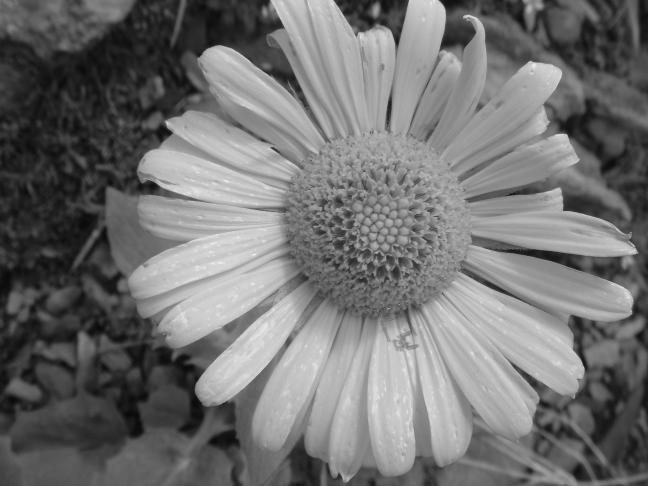
#> input picture info/10166_pos.jpg, 648 x 486 px, given as the content of the folder raw_pictures_annotations/our_raw_positives, which was not available
$ python FileManagement.py
#> lines starting #> are read from the running program, lines starting #| are printed output that depends on the picture
import os
import cv2


#example: sequentialjpg("positive", "_pos.jpg")
# [57 lines left out: functions sequentialjpg, sequentialAnnotation, resize, not called in this run]


#example: sequentialjpg("old_negative", "new_negative")
def applyFilters(folder_path: str, new_folder_path: str) -> None:
    """
    Applies a pipeline of filters to all the images in a given folder and puts them in a new folder
    """
#> called with new_folder_path = 'new_positive/'

    files = os.listdir(folder_path)
    image_files = [file for file in files if file.endswith(('.jpg'))]

    for i, file_name in enumerate(image_files):
        image_path = os.path.join(folder_path, file_name)
        image = cv2.cvtColor(cv2.imread(image_path), cv2.COLOR_BGR2GRAY)
#> image: shape (486, 648); min 7, max 236, mean 113.4
        image = cv2.equalizeHist(image)
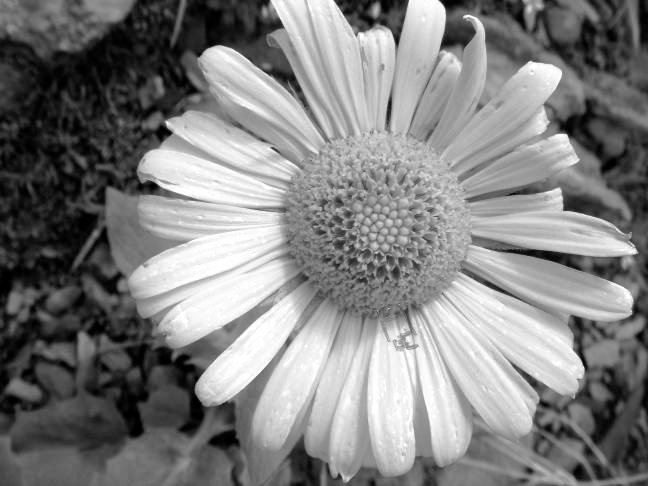
#> image: shape (486, 648); min 0, max 255, mean 128.2

        # [4 lines of commented-out code are left out]

        cv2.imwrite(new_folder_path+file_name, image)
        print(f"processing: {file_name}")
    print("Done")


# [5 lines left out: function createCanAnnotations, not called in this run]

applyFilters("raw_pictures_annotations\our_raw_positives", "new_positive/")

$ run again, on info/13536_pos.jpg
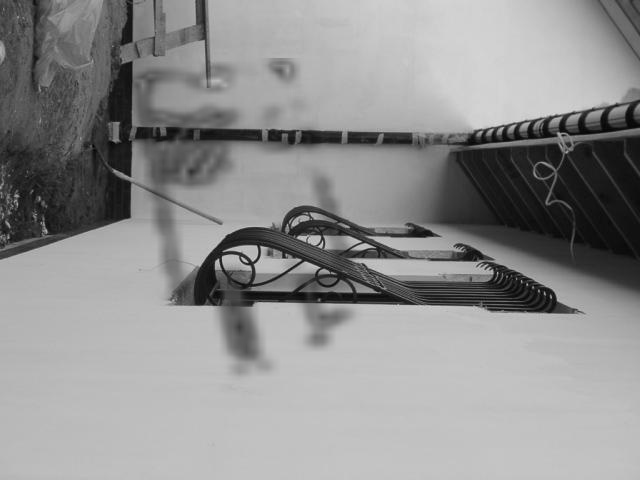
#> input picture info/13536_pos.jpg, 640 x 480 px, given as the content of the folder raw_pictures_annotations/our_raw_positives, which was not available
#> in applyFilters, `image = cv2.equalizeHist(image)`:
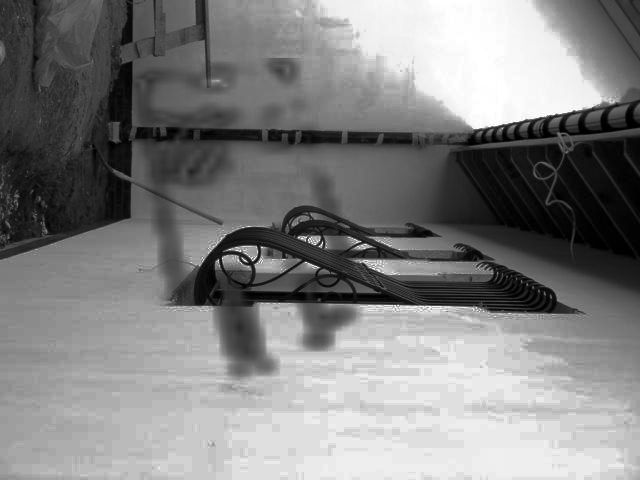
#> image: shape (480, 640); min 0, max 255, mean 129.3

$ run again, on info/155_pos.jpg
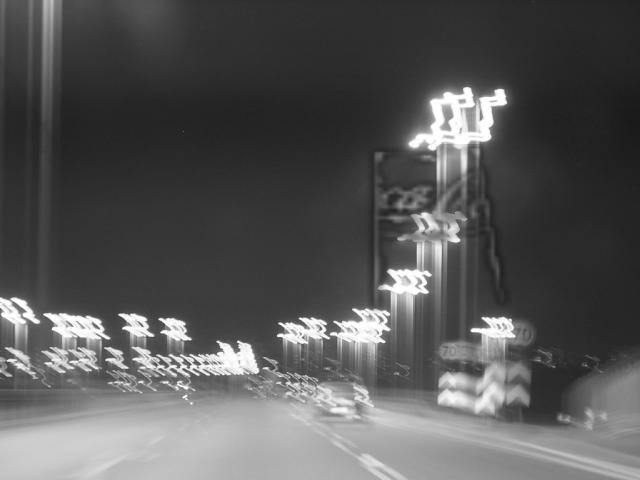
#> input picture info/155_pos.jpg, 640 x 480 px, given as the content of the folder raw_pictures_annotations/our_raw_positives, which was not available
#> in applyFilters, `image = cv2.equalizeHist(image)`:
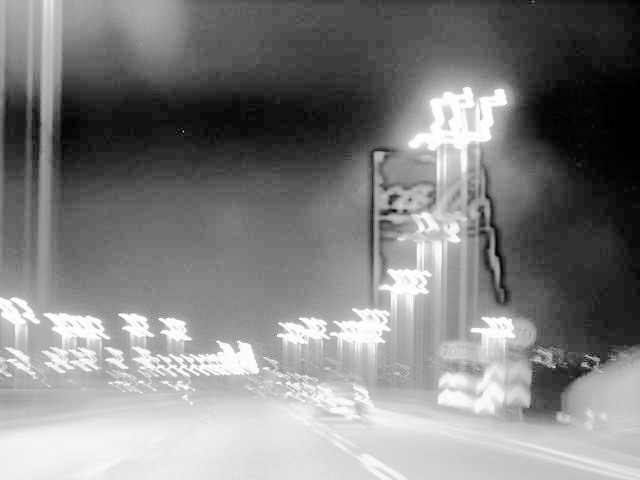
#> image: shape (480, 640); min 0, max 255, mean 129.2

$ run again, on info/16963_pos.jpg
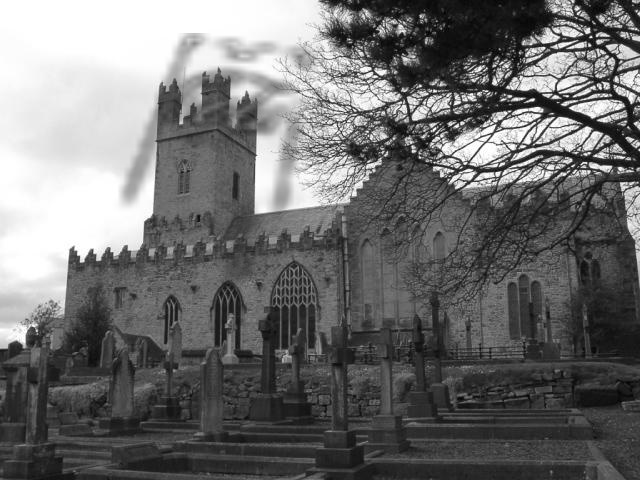
#> input picture info/16963_pos.jpg, 640 x 480 px, given as the content of the folder raw_pictures_annotations/our_raw_positives, which was not available
#> in applyFilters, `image = cv2.equalizeHist(image)`:
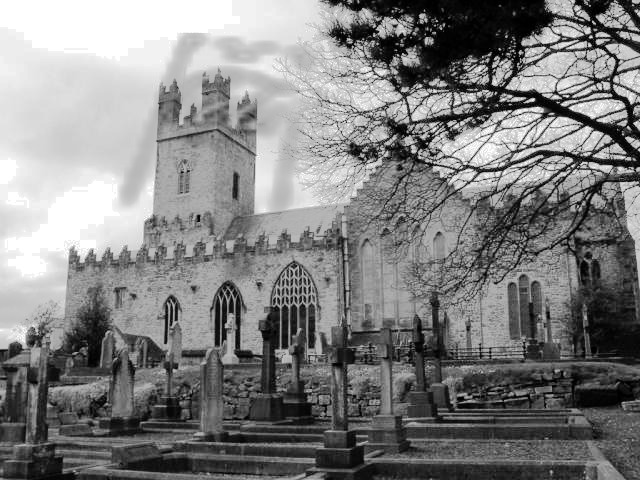
#> image: shape (480, 640); min 0, max 255, mean 128.6
